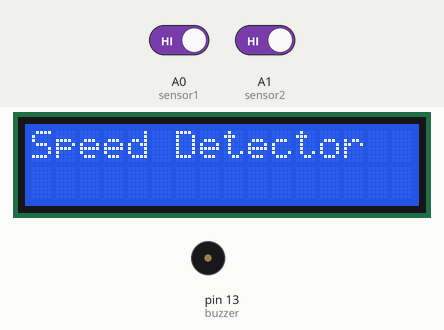
The sketch below on a simulated Arduino Uno, built with avr-gcc and run on an emulated ATmega328P. Shown: 16×2 character LCD, buzzer (waves = sounding, pin HIGH). The inputs (shaded band) are chosen by the test bench; at power-on: A0 (sensor1) HIGH, A1 (sensor2) HIGH.

Above: at 0.1 s.
3.3 s: A0 (sensor1) driven LOW and A1 (sensor2) driven LOW
At 3.9 s:
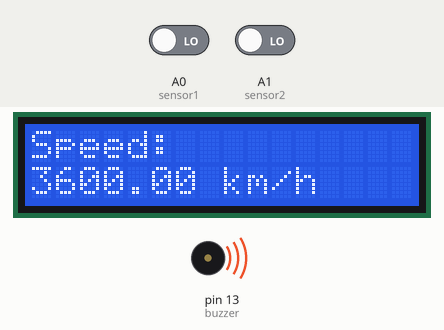
At 9.0 s:
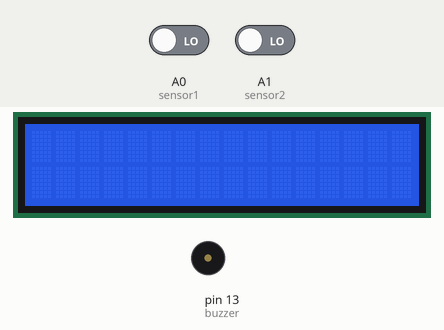
Timing chart, 0 to 10.5 s (numbered marks = the images above; inputs shaded):
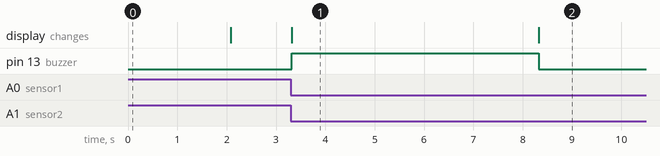

Measured:
- after the input at 3.3 s, pin 13 (buzzer): LOW → HIGH at once, → LOW 5.0 s later; the display: changes at once (image 1)
- what the display in image 1 shows lasts 5.0 s, from 3.3 s to 8.3 s

The sketch:

iot_pbl.ino
```cpp
#include <Wire.h>
#include <LiquidCrystal_I2C.h>

LiquidCrystal_I2C lcd(0x27, 16, 2);

const int sensor1 = A0;
const int sensor2 = A1;
const int buzzer  = 13;

unsigned long startTime = 0;
float distance = 1.0;   // meters between sensors

int firstSensor = 0;     // 0 = none, 1 = sensor1, 2 = sensor2

void setup() {
  pinMode(sensor1, INPUT);
  pinMode(sensor2, INPUT);
  pinMode(buzzer, OUTPUT);

  lcd.init();
  lcd.backlight();

  lcd.setCursor(0, 0);
  lcd.print("Speed Detector");
  delay(2000);
  lcd.clear();
}

void loop() {

  // Detect first sensor
  if (firstSensor == 0) {
    if (digitalRead(sensor1) == LOW) {
      startTime = millis();
      firstSensor = 1;
    }
    else if (digitalRead(sensor2) == LOW) {
      startTime = millis();
      firstSensor = 2;
    }
  }

  // If first was sensor1, wait for sensor2
  else if (firstSensor == 1) {

    if (digitalRead(sensor2) == LOW) {
      calculateSpeed();
    }

    // Timeout 3 seconds
    else if (millis() - startTime > 3000) {
      showNoVehicle();
    }
  }

  // If first was sensor2, wait for sensor1
  else if (firstSensor == 2) {

    if (digitalRead(sensor1) == LOW) {
      calculateSpeed();
    }

    // Timeout 3 seconds
    else if (millis() - startTime > 3000) {
      showNoVehicle();
    }
  }
}

void calculateSpeed() {

  unsigned long endTime = millis();
  unsigned long timeTaken = endTime - startTime;

  if (timeTaken > 0) {

    float speed = distance / (timeTaken / 1000.0);
    float speedKmph = speed * 3.6;

    lcd.clear();
    lcd.setCursor(0, 0);
    lcd.print("Speed:");
    lcd.setCursor(0, 1);
    lcd.print(speedKmph);
    lcd.print(" km/h");

    if (speedKmph > 50) {
      digitalWrite(buzzer, HIGH);
      delay(5000);   // Buzzer ON for 5 sec
      digitalWrite(buzzer, LOW);
    }
    else {
      delay(3000);
    }

    lcd.clear();
  }

  firstSensor = 0;   // Reset
}

void showNoVehicle() {

  lcd.clear();
  lcd.setCursor(0, 0);
  lcd.print("No Vehicle");
  lcd.setCursor(0, 1);
  lcd.print("Detected");
  delay(2000);
  lcd.clear();

  firstSensor = 0;   // Reset
}
```
